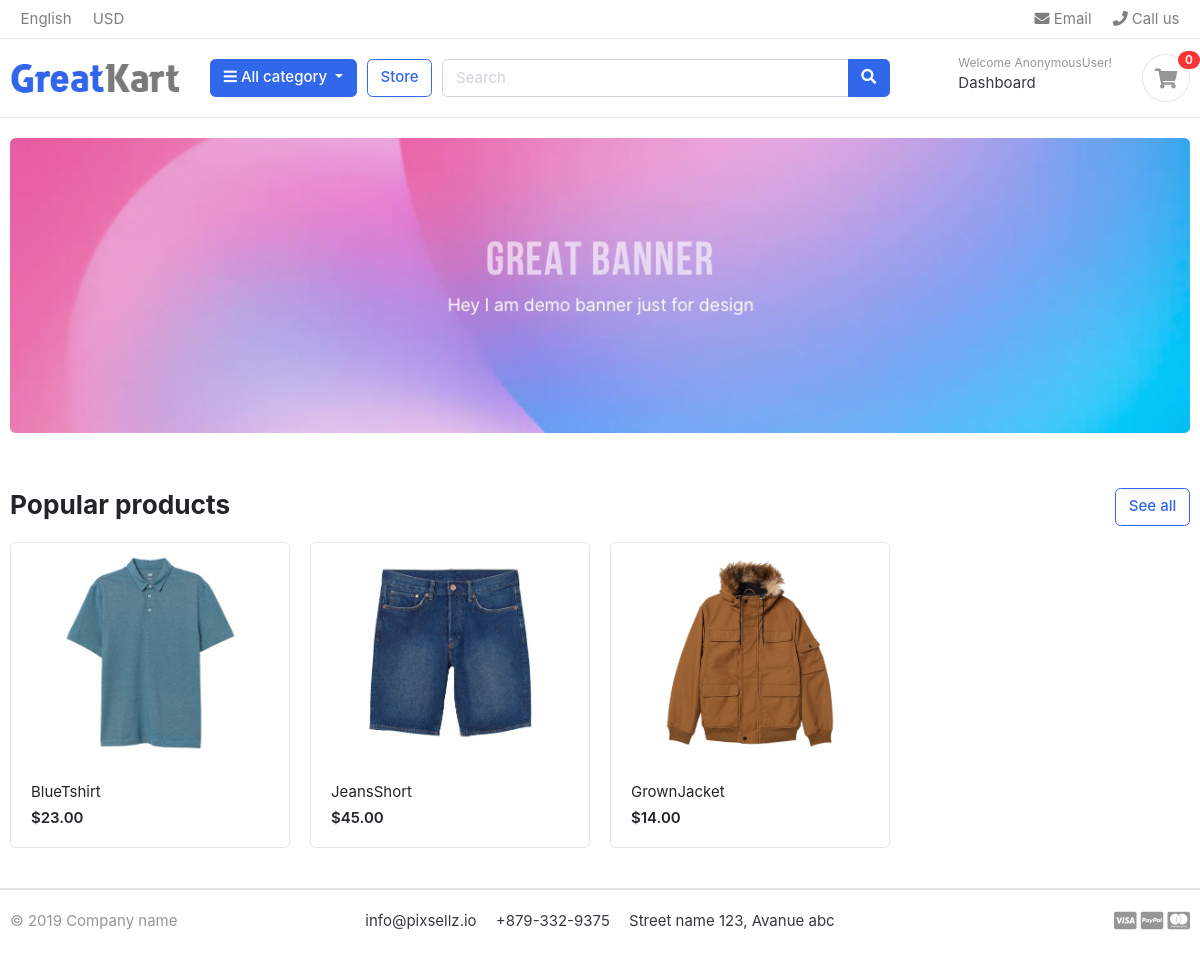
Before: / with the older database file.
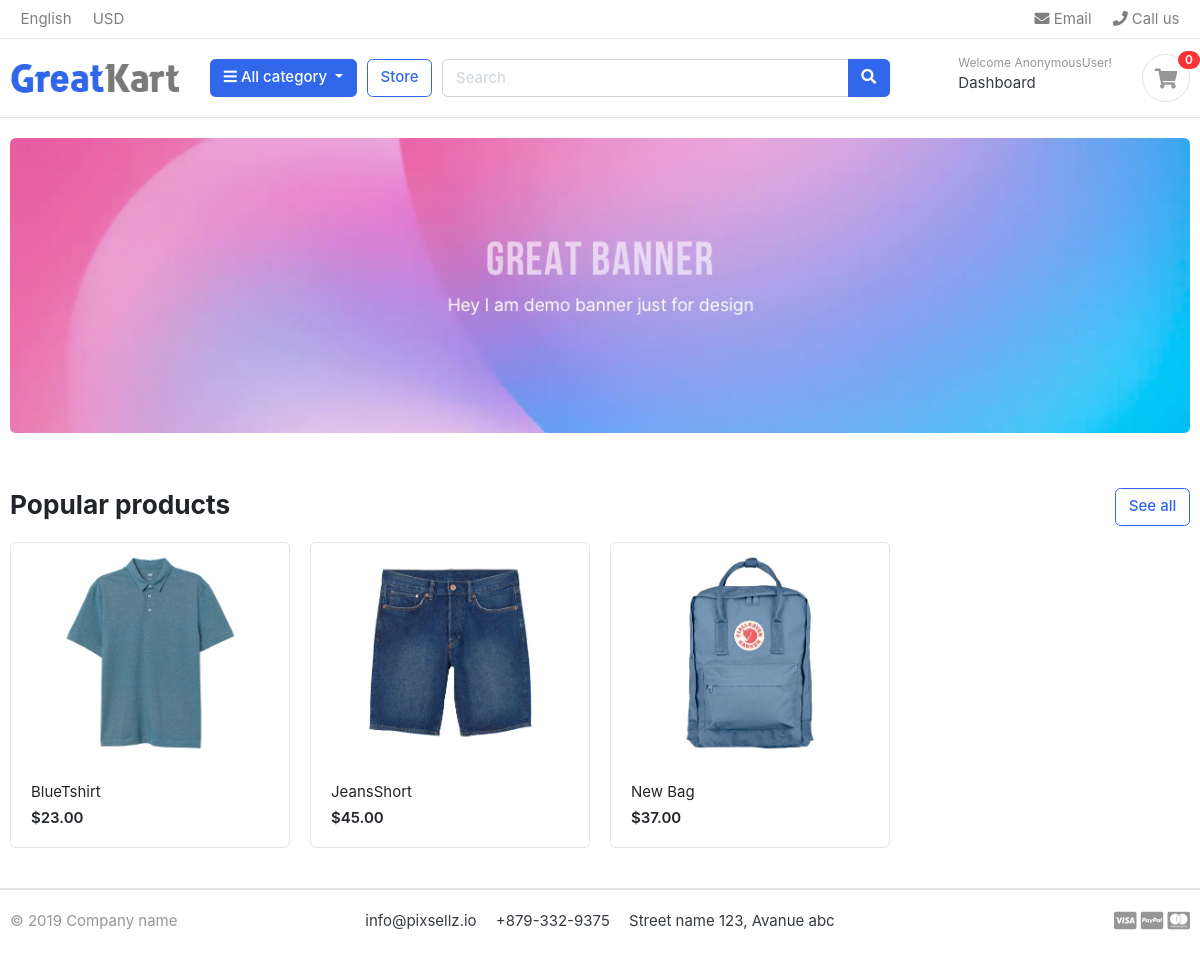
After: the same page with the newer database file.
### Order/models.py (models this page shows, shortened)
class OrderDetail(models.Model):
    orderdetail=models.ForeignKey(Order,on_delete=models.CASCADE)
    productorder=models.ForeignKey(ProductDetail,on_delete=models.CASCADE)
    order_count=models.IntegerField(default=1)
    purchase=models.BooleanField(default=False)
    received=models.BooleanField(default=False)

### Product/models.py (models this page shows, shortened)
class ProductDetail(models.Model):
    Pro_Detail=models.ForeignKey(Product,on_delete=models.CASCADE)
    Pro_Cat=models.ForeignKey(Category,on_delete=models.CASCADE)
    Pro_size=models.ForeignKey(Sizes,on_delete=models.CASCADE,null=True,blank=True)
    Pro_color=models.ForeignKey(Colors,on_delete=models.CASCADE,null=True,blank=True)
    objects=ProductDetail_Manger()

class Product(models.Model):
    Rate = [
        ('High', 'High'),
        ('Low', 'Low'),
        ('Affordable', 'Affordable')
    ]
    title=models.CharField(max_length=150)
    image=models.ImageField(upload_to='Photos/Product/',null=True)
    description=models.CharField(max_length=150)
    price=models.IntegerField(default=0,null=True,blank=True)
    rate=models.CharField(choices=Rate,max_length=50,null=True,blank=True)
    brand=models.CharField(max_length=50,default="Tommy")
    objects=ProductMange()

### DjangoProject/views.py (the view)
# urls.py: path('',homepage),
def homepage(request):
    return render(request,"homepage.html")

### Comments/context_processors.py
class CommentForm(ModelForm):
    class Meta:
        model=Comments
        fields=['Description']
        widgets={
            'Description':Textarea()
        }

### Categories/context_processors.py (called while the page is built)
def CategoriesItem(request):
    categories = Category.objects.all().exclude(Parentitem=None).values('ParentCategory')
    category_item = []
    for category in categories:
        for key in category:
            category_item.append(category.get(key))
    return dict(CategoriesItem=set(category_item))

### Comments/context_processors.py (called while the page is built)
def passform(request):
    return dict(commentform=CommentForm())

def pass_all_comments(request):
    return dict(comments=Comments.objects.all())

### DjangoProject/context_processors.py (called while the page is built)
def orderusercount(request):
    userid = request.user.id
    orderscount = OrderDetail.objects.filter(orderdetail__UserOder__user_id=userid,
                                             orderdetail__transaction=False).aggregate(
        userordercount=Count('productorder'))
    return dict(count=orderscount['userordercount'])

### Product/context_processors.py (called while the page is built)
def populare_product(request):
    mostcount=OrderDetail.objects.order_by('order_count')[:3]
    return dict(mostcount=mostcount)

### templates/homepage.html
{% extends "base.html" %}
{% load static %}
{% block content %}
<section class="section-intro padding-y-sm">
<div class="container">
<div class="intro-banner-wrap">
	<img src="{% static "images/banners/1.jpg" %}" class="img-fluid rounded">
</div>
</div>
</section>
<section class="section-name padding-y-sm">
<div class="container">
<header class="section-heading">
	<a href="/Search" class="btn btn-outline-primary float-right">See all</a>
	<h3 class="section-title">Popular products</h3>
</header>
<div class="row">
    {% for item in mostcount %}
	<div class="col-md-3">
		<div class="card card-product-grid">
			<a href="/ProductDetail/{{item.productorder.id   }}" class="img-wrap"> <img src="{{ item.productorder.Pro_Detail.image.url }}"> </a>
			<figcaption class="info-wrap">
				<a href="./product-detail.html" class="title">{{ item.productorder.Pro_Detail.title }}</a>
				<div class="price mt-1">${{item.productorder.Pro_Detail.price}}.00</div>
			</figcaption>
		</div>
	</div>
    {% endfor %}
</div>
</div>
</section>
{% endblock %}

Changed rows visible on the page:
no longer on this page (row unchanged): OrderDetail: productorder.Pro_Detail.image (picture), productorder.Pro_Detail "GrownJacket", productorder.Pro_Detail.price "14"
now on this page (row edited): OrderDetail: productorder.Pro_Detail.image (picture), productorder.Pro_Detail "New Bag", productorder.Pro_Detail.price "37"
